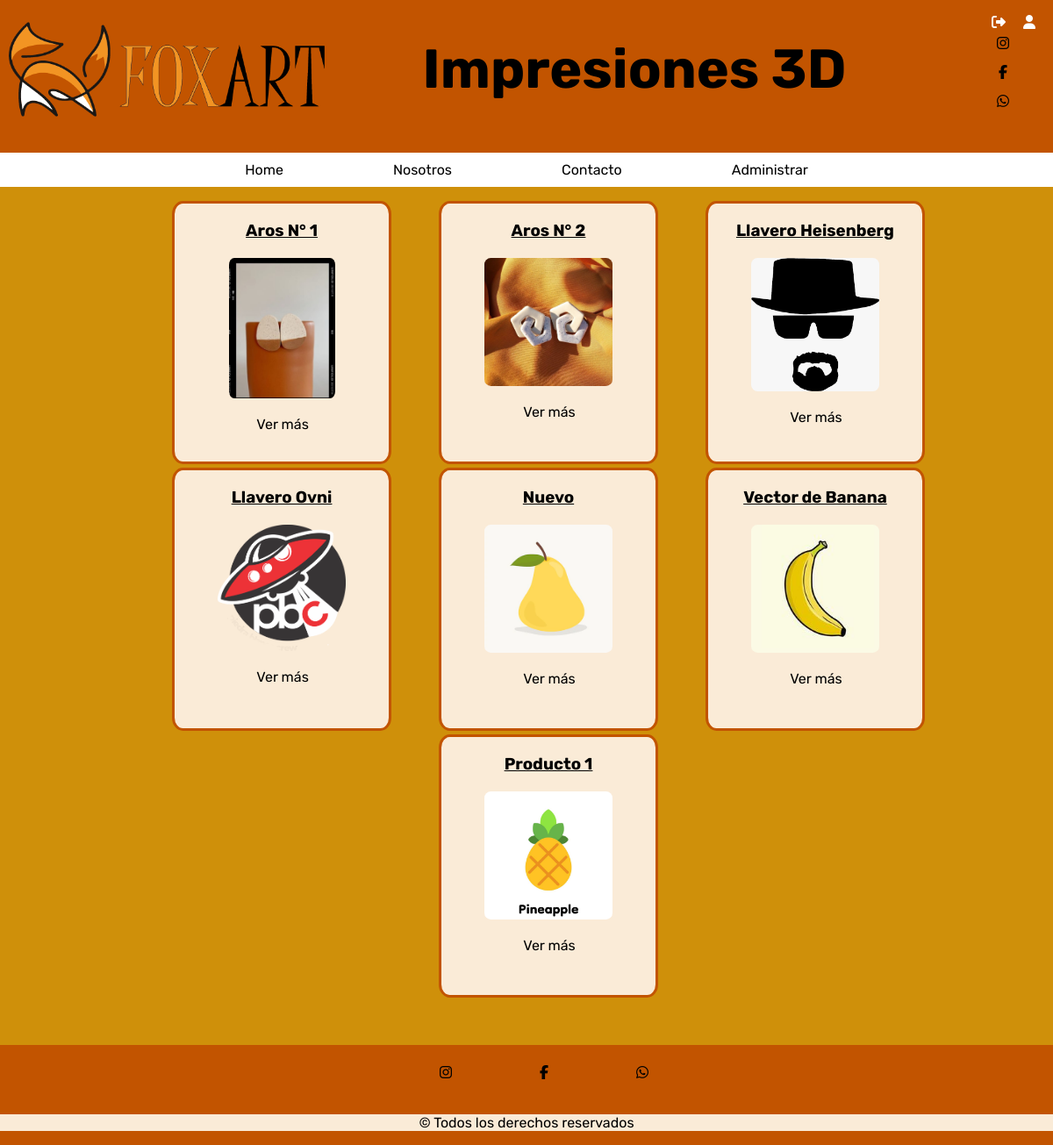
The app's page /productos/ (signed in) with its own data.
### productos/models.py (models this page shows, shortened)
class Product(models.Model):
    title = models.CharField(max_length=200, verbose_name="Titulo")
    description = models.TextField(verbose_name="Descripción")
    precio = models.CharField(max_length=10, verbose_name='Precio')
    image = models.ImageField(verbose_name="Imagen", upload_to="productos")
    created = models.DateTimeField(auto_now_add=True, verbose_name="Fecha de Creación")
    updated = models.DateTimeField(auto_now=True, verbose_name="Fecha de Modificación")
    class Meta:
        verbose_name = "producto"
        verbose_name_plural = "productos"
        ordering = ["-created"]

### productos/views.py (the view)
# urls.py: path('', ProductList.as_view(), name="productos"),
class ProductList(ListView):
    model = Product

### productos/templates/productos/product_list.html (shortened to what this page needs)
{% extends 'core/base.html' %}
{% block content %}
    {% for product in object_list|dictsort:"id" reversed%}
      <div class="catalogo">
        <a href="{% url 'productos:producto' product.id product.title|slugify %}">
          <div class= "categoria" >
            <h3>{{product.title}}</h3>
            <img src="{{product.image.url}}" alt="{{product.title}}" />
            <p>
                <a href="{% url 'productos:producto' product.id product.title|slugify %}">Ver más</a>
            </p>
          </div>
        </a>
    </div>
    {% endfor %}
{% endblock %}

### core/static/styles/styles.css (style rules this page uses)
body { font-family: 'Libre Bodoni', serif;font-family: 'Rubik', sans-serif; background-color: #cf900a; text-align: center; margin: 0px; padding: 0px; box-sizing: border-box; }
a { color: black; text-decoration: none; }
.catalogo { display: inline-flex; flex-wrap: wrap; justify-content: center; gap: 15px; }
.categoria { box-sizing: border-box; overflow: hidden; width: 250px; height: 300px; padding: 5px 0px 0px 0px; background-color: antiquewhite; border-radius: 5%; border: solid #C25400; }
.categoria img { max-width: 80%; margin: auto; border-radius: 5%; max-height: 180px; }
.categoria h3 { margin: 15px 10px; padding-bottom: 5px; text-decoration:underline; }
.categoria p a { padding: 1px; }
@media only screen and (min-width: 600px) { .catalogo { gap: 30px; } }
@media only screen and (min-width: 1150px) { .catalogo { gap: 50px; } }
@media only screen and (min-width: 1150px) { .categoria { min-width: 200px; min-height: 220px; } }
@media only screen and (min-width: 1150px) { .categoria img { max-width: 60%; max-height: 160px; } }

### records on screen
Product: title "Aros N° 1", image (picture)
Product: title "Aros N° 2", image (picture)
Product: title "Llavero Heisenberg", image (picture)
Product: title "Llavero Ovni", image (picture)
Product: title "Nuevo", image (picture)
Product: title "Vector de Banana", image (picture)
Product: title "Producto 1", image (picture)
